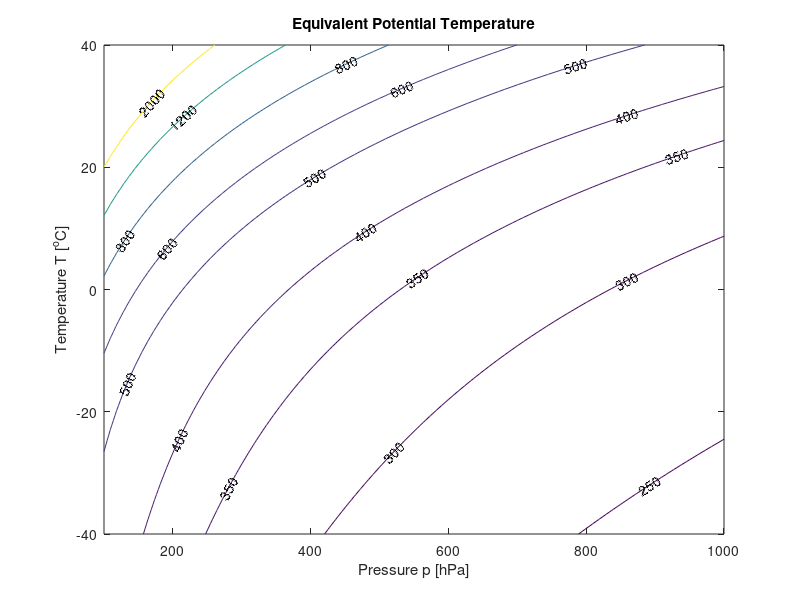
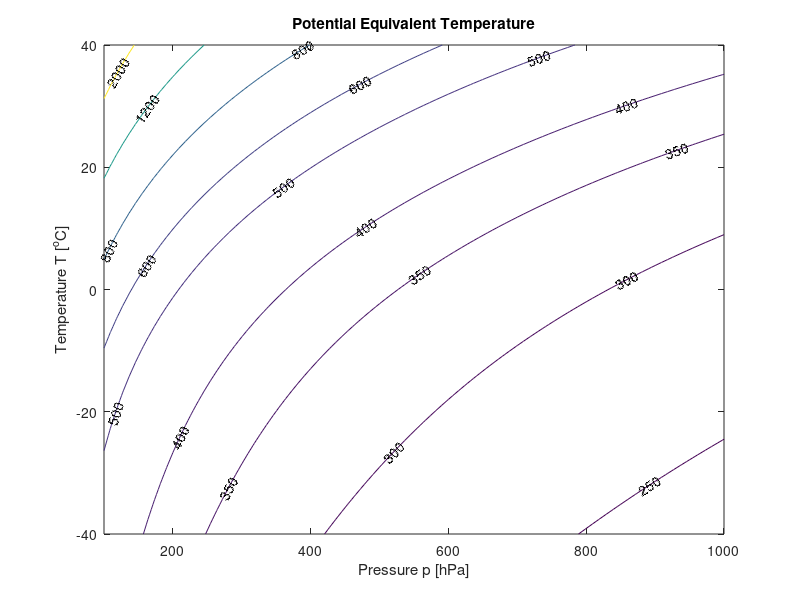
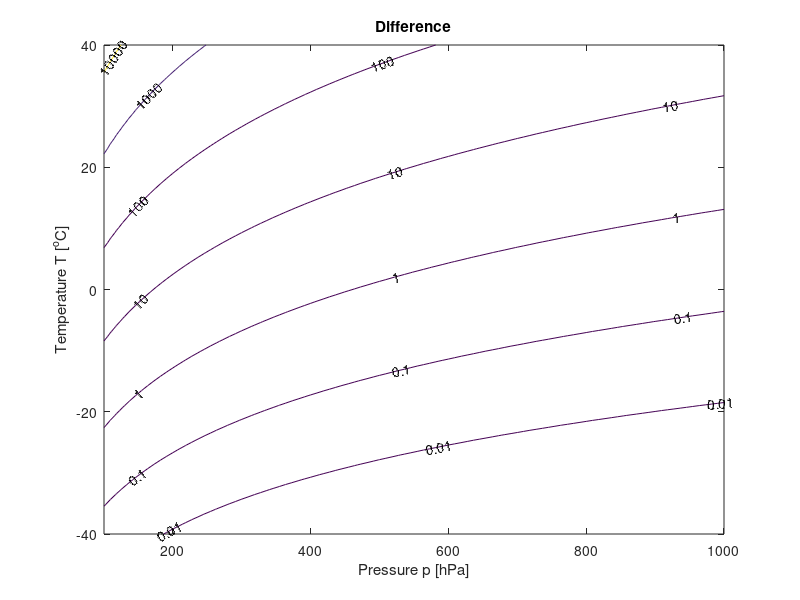

These figures' MATLAB source, in order:
function main = Equivalent()
    %% Constants
    c_pd = 1;           %[kJ/kgK]
    L = 2501;           %[kJ/kgK]
    R_v = 0.4615;       %[kJ/kgK]
    T_0 = 273.15;       %K
    e_s0 = 6.112;       %hPa
    ep = 0.622;
    g = 9.81;      %m/s^2
    R_d = 8.3145/0.02897;   %m^2/(s^2 K)
    p_0 = 1000;         %hPa
    k = 0.287;

    c_p = c_pd;

    z = linspace(0,10,100);
    p_env = p_0*(1 - 6/T_0 * z).^(g/(R_d*6e-3));
    T_env = T_0 - 6*z;
    env(:, 1) = T_env;
    env(:, 2) = p_env;
    %% Data Generation
    T = linspace(-40,40,100) + 273.15;
    P = linspace(100,1000,100);

    main.TH_e_pot = TH_pot_e(T,P);
    main.TH_pot_e = TH_e_pot(T,P);
    
    %% Plotting
    close all;
    v = [250,300,350,400,500,600,800,1200,2000]
    [C,h] = contour(P,T-273.15,TH_e_pot(T,P),v);
    clabel(C,h,v);
    xlabel("Pressure p [hPa]");
    ylabel("Temperature T [^oC]")
    title("Equivalent Potential Temperature")
    set(gcf,'position',[50,50,650,250])
    
    figure;
    [C,h] = contour(P,T-273.15,TH_pot_e(T,P),v);
    clabel(C,h,v);
    xlabel("Pressure p [hPa]");
    ylabel("Temperature T [^oC]")
    title("Potential Equivalent Temperature")
    set(gcf,'position',[50,50,650,250])
    
    figure;
    difference = [0.01,0.1,1,10,100,1000,10000,100000]
    [C,h] = contour(P,T-273.15,-TH_pot_e(T,P) + TH_e_pot(T,P),difference);
    clabel(C,h,difference);
    xlabel("Pressure p [hPa]");
    ylabel("Temperature T [^oC]")
    title("Difference")
    set(gcf,'position',[50,50,650,250])
    
    %% Nested functions
    function TH_pot_e = TH_pot_e(T,P)
        Qs = q_s(T,P);
        T_e = T.' + L/c_p * Qs;
        TH_pot_e = bsxfun(@times,T_e,(p_0./P).^k);
    end
    function TH_e_pot = TH_e_pot(T,P)
        Qs = q_s(T,P);
        T = T.';           
        TH = bsxfun(@times,T,(p_0./P).^k);
        TH_e_pot =  TH .* exp(bsxfun(@times,Qs,L./(c_p*T)));
    end

    %% Saturated specific humidity q_s
    function q_s = q_s(T,P)
        e_s = e_s0*exp(L/R_v * (T_0^-1 - T.^-1));
        e_s = e_s.';
        q_s = bsxfun(@times,ep./P,e_s);
    end
end